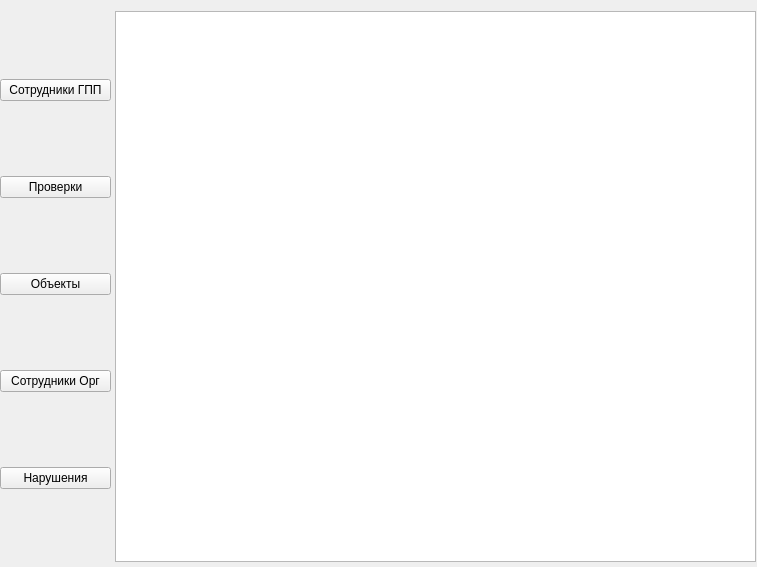
<?xml version="1.0" encoding="UTF-8"?>
<ui version="4.0">
 <class>MainWindow</class>
 <widget class="QMainWindow" name="MainWindow">
  <property name="geometry">
   <rect>
    <x>0</x>
    <y>0</y>
    <width>757</width>
    <height>567</height>
   </rect>
  </property>
  <property name="windowTitle">
   <string>БД</string>
  </property>
  <widget class="QWidget" name="centralwidget">
   <widget class="QWidget" name="verticalLayoutWidget">
    <property name="geometry">
     <rect>
      <x>0</x>
      <y>10</y>
      <width>111</width>
      <height>551</height>
     </rect>
    </property>
    <layout class="QVBoxLayout" name="verticalLayout">
     <item>
      <widget class="QPushButton" name="pushButtonGPP">
       <property name="text">
        <string>Сотрудники ГПП</string>
       </property>
      </widget>
     </item>
     <item>
      <widget class="QPushButton" name="pushButtonProv">
       <property name="text">
        <string>Проверки</string>
       </property>
      </widget>
     </item>
     <item>
      <widget class="QPushButton" name="pushButtonObj">
       <property name="text">
        <string>Объекты</string>
       </property>
      </widget>
     </item>
     <item>
      <widget class="QPushButton" name="pushButtonSotr">
       <property name="text">
        <string>Сотрудники Орг</string>
       </property>
      </widget>
     </item>
     <item>
      <widget class="QPushButton" name="pushButtonNar">
       <property name="text">
        <string>Нарушения</string>
       </property>
      </widget>
     </item>
    </layout>
   </widget>
   <widget class="QTableWidget" name="tableWidget">
    <property name="geometry">
     <rect>
      <x>115</x>
      <y>11</y>
      <width>641</width>
      <height>551</height>
     </rect>
    </property>
   </widget>
  </widget>
 </widget>
 <resources/>
 <connections/>
</ui>
